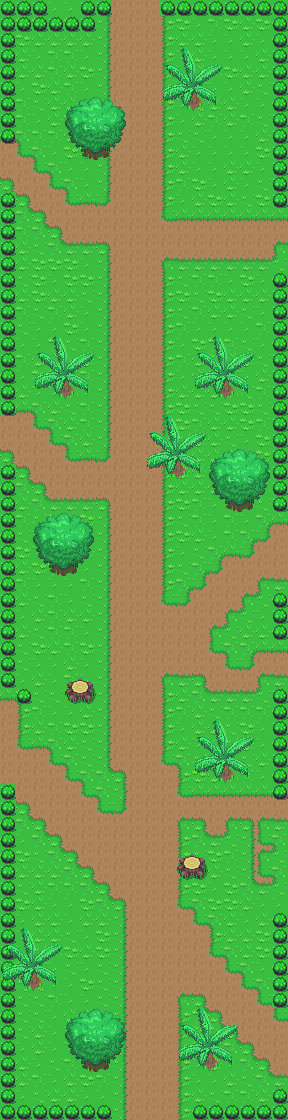

Tiled map render using the project's own tile images. Description and the map definition, with tile-layer contents summarised, below:
An orthogonal 18x70 tile map with 16x16 px tiles, 3 tile layers (Tile Layer 1, Tile Layer 3, Above).

<map version="1.0.0" orientation="orthogonal" renderorder="right-down" width="18" height="70" tilewidth="16" tileheight="16" nextobjectid="1">
 <tileset firstgid="1" source="../Tileset/Overworld.tsx" />
 <layer name="Tile Layer 1" width="18" height="70">
  <data>[1260 cells, 1260 non-empty, 20 distinct tile ids]</data>
 </layer>
 <layer name="Tile Layer 3" width="18" height="70">
  <data>[1260 cells, 178 non-empty, 13 distinct tile ids]</data>
 </layer>
 <layer name="Above" width="18" height="70">
  <properties>
   <property name="unity:sortingLayerName" value="AbovePlayer" />
  </properties>
  <data>[1260 cells, 158 non-empty, 27 distinct tile ids]</data>
 </layer>
</map>
